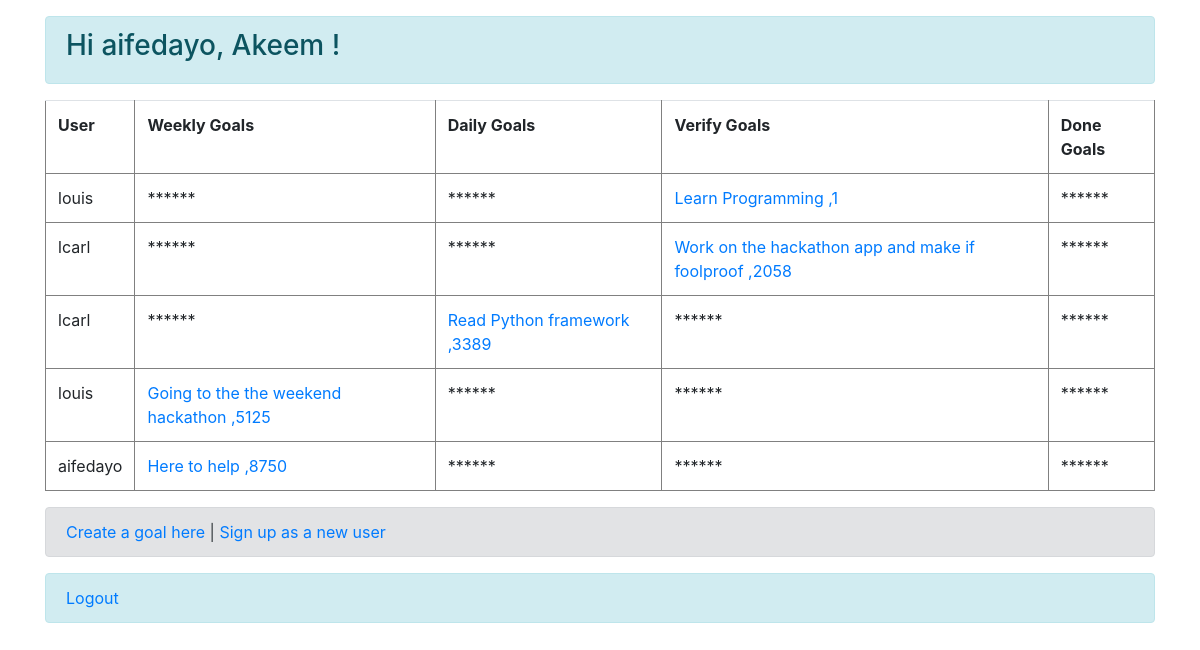
/aifedayoscrumy/home/ (signed in), run on the app's committed database.
### aifedayoscrumy/models.py (models this page shows, shortened)
class ScrumyGoals (models.Model):
    goal_name = models.CharField(max_length = 250)
    goal_id = models.IntegerField(default=1)
    created_by = models.CharField(max_length = 250)
    moved_by = models.CharField(max_length = 250)
    owner = models.CharField(max_length=250)
    user = models.ForeignKey(User, related_name = 'goal_created', on_delete= models.PROTECT)
    goal_status = models.ForeignKey(GoalStatus, on_delete= models.PROTECT, related_name = 'goal_status')
    class Meta:
        ordering = ('goal_status',)

### aifedayoscrumy/views.py (the view)
# urls.py: path('home/', views.home, name = 'home'),
def home(request):
    scrumygoals = ScrumyGoals.objects.all()
    context = {
            'scrumygoals' : scrumygoals
   }
    return render(request, 'aifedayoscrumy/home.html', context)

### aifedayoscrumy/templates/aifedayoscrumy/home.html (shortened to what this page needs)
{% extends  'base.html' %}
{% block content %}
{% if user.is_authenticated %}
<div class ='alert alert-info' role='alert'>
<h3>Hi {{ user.username }},  {{ user.first_name }} !</h3>
</div>
    <div class = 'table'>
            <table style = 'width: 100%'>
                <tr>
                    <th>User</th>
                    <th>Weekly Goals</th>
                    <th>Daily Goals</th>
                    <th>Verify Goals</th>
                    <th>Done Goals</th>
                </tr>
                {% for goal in scrumygoals %}
                <tr>
                    <td>{{ goal.user }}</td>
                    <td> {% if goal.goal_status.status_name == 'Weekly Goal' %}
                        <div><a href = "{% url 'move_goal' goal_id=goal.goal_id %}">{{ goal.goal_name }} ,{{ goal.goal_id }}</a></div>
                    {% else %}
                    <div> ******</div>
                    {% endif %}
                </td>
                    <td> {% if goal.goal_status.status_name == 'Daily goal' %}
                        <div><a href = "{% url 'move_goal' goal_id=goal.goal_id %}">{{ goal.goal_name }} ,{{ goal.goal_id }}</a></div>
                    {% else %}
                    <div> ******</div>
                    {% endif %}
                </td>
                     <td> {% if goal.goal_status.status_name == 'Verify Goal' %}
                        <div><a href = "{% url 'move_goal' goal_id=goal.goal_id %}">{{ goal.goal_name }} ,{{ goal.goal_id }}</a></div>
                    {% else %}
                    <div> ******</div>
                    {% endif %}
                </td>
                     <td> {% if goal.goal_status.status_name == 'Done Goal' %}
                        <div><a href = "{% url 'move_goal' goal_id=goal.goal_id %}">{{ goal.goal_name }} ,{{ goal.goal_id }}</a></div>
                    {% else %}
                    <div> ******</div>
                    {% endif %}
                </td>
                </tr>
            {% endfor %}
            </table>
        </div>
<div class ='alert alert-secondary' role='alert'>
<a href = '{% url "add_goal" %}'>Create a goal here</a> | <a href = '{% url "index" %}'>Sign up as a new user</a>
</div>
<div class ='alert alert-info' role='alert'>
<a href = "{% url 'logout' %}">Logout</a>
</div>
{% endif %}
{% endblock %}

### aifedayoscrumy/templates/aifedayoscrumy/home.html (style rules this page uses)
table, th, td { padding : 10px; border: 1px solid grey; }

### data on the page
ScrumyGoals: user "louis", goal_name "Learn Programming", goal_id "1"
ScrumyGoals: user "lcarl", goal_name "Work on the hackathon app and make if foolproof", goal_id "2058"
ScrumyGoals: user "lcarl", goal_name "Read Python framework", goal_id "3389"
ScrumyGoals: user "louis", goal_name "Going to the the weekend hackathon", goal_id "5125"
ScrumyGoals: user "aifedayo", goal_name "Here to help", goal_id "8750"

### other printed values
{{ user.username }} "aifedayo"
{{ user.first_name }} "Akeem"
